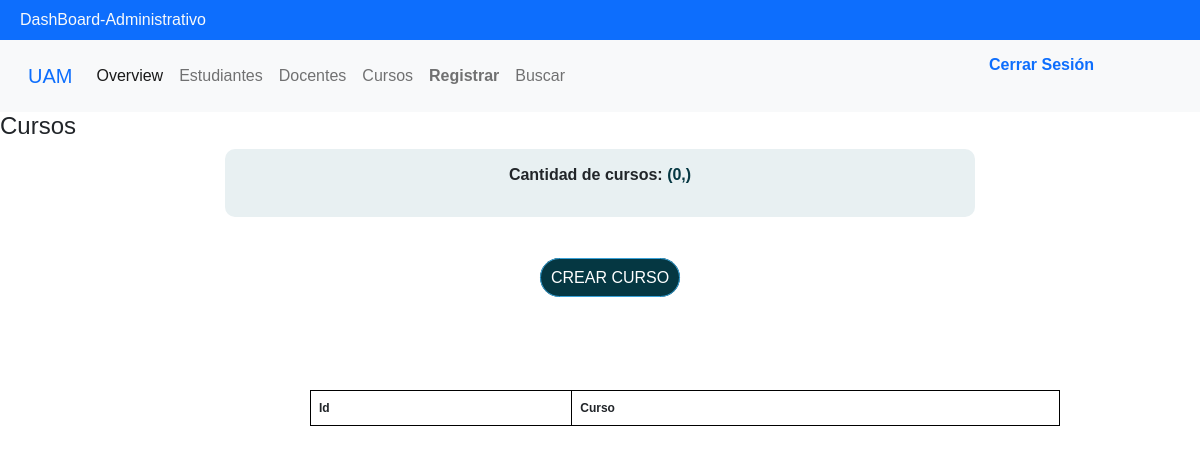
/DashBoard-Administrativo/cursos, run on an earlier commit of the app's database.
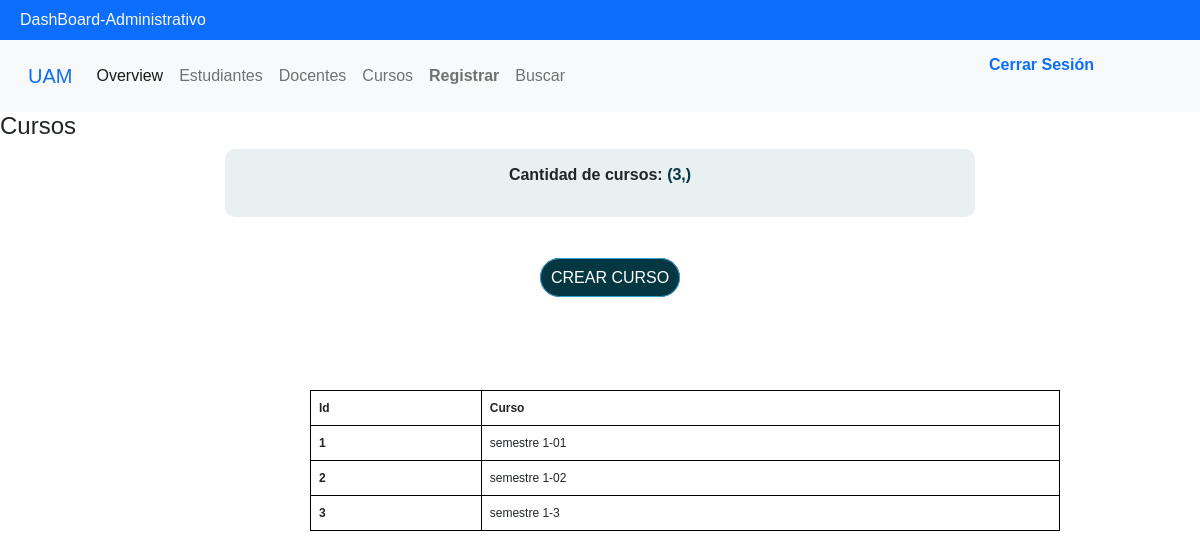
And on a later commit of the database.
### tables this page shows
CREATE TABLE Cursos (idCurso INTEGER PRIMARY KEY NOT NULL, descripcion TEXT (20) NOT NULL);

### app.py (the view)
@app.route('/DashBoard-Administrativo/cursos',methods=['GET','POST'])
def cursos():
    cantCur = usersControllers.cantCurso()
    curso = usersControllers.getCurso()
    data = {
        "cant": cantCur,
        "curso": curso
    }
    return render_template('cursos.html',cursos=data)

### db.py (called while the page is built)
def get_db():
    try:
        g.db = sqlite3.connect("baseDeDatos.db")
        return g.db
    except Error:
        print(Error)

### usersControllers.py (called while the page is built)
def getCurso():
    connect = get_db()
    cursor = connect.cursor()
    sql = " SELECT idCurso,descripcion FROM Cursos"
    cursor.execute(sql)
    cursos = cursor.fetchall()
    return cursos

def cantCurso():
    connect = get_db()
    cursor = connect.cursor()
    sql = " SELECT COUNT(*) FROM Cursos; "
    cursor.execute(sql)
    cursos = cursor.fetchone()
    return cursos

### templates/cursos.html
{% extends "base.html" %}
{% block contenido %}
<head>
    <link rel="stylesheet" href="{{  url_for('static',  filename='css/styleTabs.css')  }}">
</head>
<header>
    <h4>Cursos</h4>
</header>
    <div id='contador'>
    <p>
        <b>    Cantidad de cursos: <span style="color:#053742">{{ cursos["cant"] }}</span> </b><br>
    </p>
    </div>
    <br>
    <br>
    <a class="boton" href="/DashBoard-Administrativo/cursos/crearCurso" target="">Crear curso</a>
    <table class="table table-bordered">
        <thead>
          <tr>
            <th scope="col">Id</th>
            <th scope="col">Curso</th>
          </tr>
        </thead>
        <tbody>
          {% for curso in cursos.curso %}
            <tr>
              <th scope="row">{{ curso[0] }}</th>
              <td scope="row">{{ curso[1] }}</td>
            </tr>
          {% endfor %}
        </tbody>
      </table>
    {% endblock %}

What changed in the data, as far as the page shows it:
added Cursos: idCurso "1", descripcion "semestre 1-01"
added Cursos: idCurso "2", descripcion "semestre 1-02"
added Cursos: idCurso "3", descripcion "semestre 1-3"
Also different on the page:
{{ cursos["cant"] }}: "(0,)" → "(3,)"
